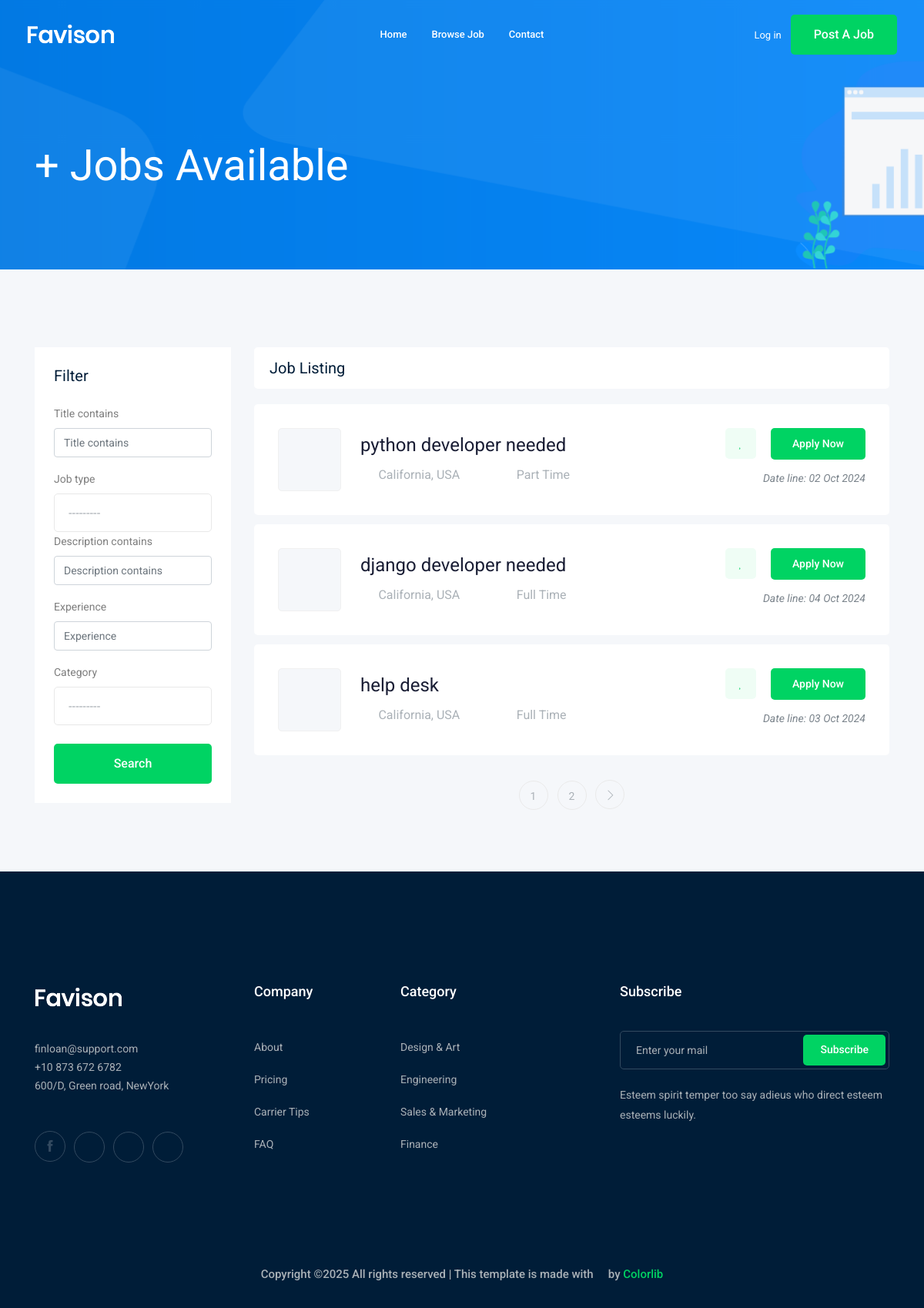
The page / on the database its author committed.
### job/models.py (models this page shows, shortened)
class job(models.Model):
    owner = models.ForeignKey(User, related_name="job_owner", on_delete=models.CASCADE)
    title=models.CharField(max_length=100)
    slug=models.SlugField(null=True,blank=True)
    job_type=models.CharField(max_length=15, choices=job_type)
    description=models.TextField(max_length=1000)
    published_at=models.DateTimeField(auto_now=True)
    vacancy=models.IntegerField(default=1)
    salary=models.IntegerField(default=0)
    experience=models.IntegerField(default=1)
    category=models.ForeignKey(Category,on_delete=models.CASCADE)
    image=models.ImageField(upload_to=image_upload)
    def __str__(self):
        return self.title

### job/views.py (the view)
# urls.py: path('',views.job_list,name='job_list'),
def job_list(request):
    job_list=job.objects.all()
    myfilter=JobFilter(request.GET,queryset=job_list)
    job_list=myfilter.qs
    paginator=Paginator(job_list,3)
    page_number=request.GET.get('page')
    page_obj= paginator.get_page(page_number)
    cotext={'jobs':page_obj,'myfilter':myfilter}
    return render(request,"job/job_list.html",cotext)

### job/models.py (called while the page is built)
    def __str__(self):
        return self.name

### job/templates/job/job_list.html (shortened to what this page needs)
{% extends "base.html" %}
{% load django_bootstrap5 %}
{% block body %}
    <div class="bradcam_area bradcam_bg_1">
        <div class="container">
            <div class="row">
                <div class="col-xl-12">
                    <div class="bradcam_text">
                        <h3>{{jobs.count}}+ Jobs Available</h3>
                    </div>
                </div>
            </div>
        </div>
    </div>
    <div class="job_listing_area plus_padding">
        <div class="container">
            <div class="row">
                <div class="col-lg-3">
                    <div class="job_filter white-bg">
                        <div class="form_inner white-bg">
                            <h3>Filter</h3>
                            <form method="GET">
                                {% bootstrap_form myfilter.form %}
                                <input type="submit" value="Search" class="boxed-btn3 w-100 mt-4">
                            </form>
                        </div>
                    </div>
                </div>
                <div class="col-lg-9">
                    <div class="recent_joblist_wrap">
                        <div class="recent_joblist white-bg ">
                            <div class="row align-items-center">
                                <div class="col-md-6">
                                    <h4>Job Listing</h4>
                                </div>
                            </div>
                        </div>
                    </div>
                    <div class="job_lists m-0">
                        <div class="row">
                            {% for job in jobs %}
                            <div class="col-lg-12 col-md-12">
                                <div class="single_jobs white-bg d-flex justify-content-between">
                                    <div class="jobs_left d-flex align-items-center">
                                        <div class="thumb">
                                        </div>
                                        <div class="jobs_conetent">
                                            <a href="{% url 'jobs:job_details' job.slug %}"><h4>{{job}}</h4></a>
                                            <div class="links_locat d-flex align-items-center">
                                                <div class="location">
                                                    <p> <i class="fa fa-map-marker"></i> California, USA</p>
                                                </div>
                                                <div class="location">
                                                    <p> <i class="fa fa-clock-o"></i> {{job.job_type}}</p>
                                                </div>
                                            </div>
                                        </div>
                                    </div>
                                    <div class="jobs_right">
                                        <div class="apply_now">
                                            <a class="heart_mark" href="#"> <i class="fa fa-heart"></i> </a>
                                            <a href="{% url 'jobs:job_details' job.slug %}" class="boxed-btn3">Apply Now</a>
                                        </div>
                                        <div class="date">
                                            <p>Date line: {{ job.published_at|date:'d M o' }}</p>
                                        </div>
                                    </div>
                                </div>
                            </div>
                            {% endfor %}
                        </div>
                        <div class="row">
                            <div class="col-lg-12">
                                <div class="pagination_wrap">
                                    <ul>
                                        {% for i in jobs.paginator.page_range %}
                                            <li><a href="?page={{i}}"><span>{{i}}</span></a></li>
                                        {% endfor %}
                                        {% if jobs.has_next %}
                                            <li><a href="?page={{jobs.next_page_number}}"> <i class="ti-angle-right"></i> </a></li>
                                        {% endif %}
                                    </ul>
                                </div>
                            </div>
                        </div>
                    </div>
                </div>
            </div>
        </div>
    </div>
{% endblock body %}

### rows shown on the page
job: title "python developer needed", job_type "Part Time", published_at "02 Oct 2024"
job: title "django developer needed", job_type "Full Time", published_at "04 Oct 2024"
job: title "help desk", job_type "Full Time", published_at "03 Oct 2024"

### other values the page prints
{{ i }} "1" "2"
